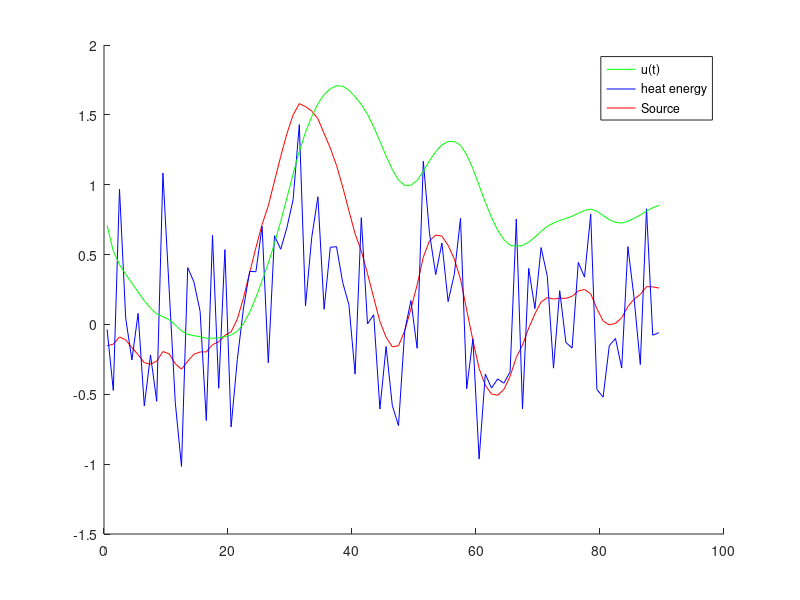

The MATLAB source for this figure:
function [u,r]= TestBemHeatEq_optimized(sigIn)
% Solve the inveerse heat equation with an unknown source
% u_t(x,t) = ku_{xx}(x,y) +r(t)*f(x,t)
% with 0<=x<=1, 0<=t<=T
% subject to the boundary conditions u(0,t) = u(1,t)
% and u_x(0,t)+alpha*u(0,t)=0
% and initial condition
% u(x,0) = phi(x) =u0, 0<=x<=1
% In this problem we take f(x,t) =1 for all x and t


% The convention for most matrices is that rows are time, columns are space
alpha    = -1; % for the boundary condition
lambda   = 1.7; % regularization constant (affects smoothness of source solution)
regOrder = 1;  % Tikhonov regularization term order, [0,1,or 2]

if ~exist('sigIn','var')
    N0     = 3;   % space points
    N      = 90; % time points
    % test signal
    sigIn      = (3*cos((1:N) *pi/8)./N+0.5*randn(1,N));% a vector of N points is the integral of the solution over the space
    E          = sigIn;
else
    N0 = 3;        % space points;
    E  = (sigIn);  % int(u(x,t)dx) is a time function of size 1xN
    N  = numel(E); % time points
end
f      = 1*ones(N,N0); % function of N time points over N0 space points
u0     = max(E(1:10))*ones(1,N0); % is the phi function

% Discretize the time and space domain
T      = numel(E);         % max time;
gridT  = (0:(N)).*(T/N);% N+1 points
t      = zeros(1,N);
for tIdx = 1:N
    t(tIdx) = (gridT(tIdx)+gridT(tIdx+1))/2;
end
gridX = (0:(N0))./N0;
x     = zeros(1,N0);
for xIdx = 1:numel(x)
    x(xIdx) = (gridX(xIdx+1)+gridX(xIdx))/2;
end

% Determine the boundary and initial functions
% u(0,t) = h0j
h0j = zeros(N,1);
% u(1,t) = h1j
h1j = zeros(N,1);
% du/dn(0,t) = q0j
q0j = zeros(N,1);
%du/dn(1,t) = q1j
q1j = zeros(N,1);

%===========================
% Calculate the matrix for the Acoeff,Bcoeff, BStar, D, C to be used later
% for A,B,C,D

% the spatial domain for the calculation is the [0, x, 1]
% xPoints   = [0, x, 1]; % add boundary points to the intermidiate ones
% Nx        = numel(xPoints);
% aCoeffMat0 = zeros(N,Nx);
% aCoeffMat1 = zeros(N,Nx);
% bCoeffMat0 = zeros(N,Nx);
% bCoeffMat1 = zeros(N,Nx);
% for j=1:numel(xPoints)
%     for i=1:N
%         aCoeffMat0(i,j) = Acoeff(0,xPoints(j),t(i),gridT(i:i+1));
%         aCoeffMat1(i,j) = Acoeff(1,xPoints(j),t(i),gridT(i:i+1));
%         bCoeffMat0(i,j) = Bcoeff(0,xPoints(j),t(i),gridT(i:i+1));
%         bCoeffMat1(i,j) = Bcoeff(1,xPoints(j),t(i),gridT(i:i+1));
%     end
% end


% Calculate the Boundary Elements

% Calculate A and B, B*, and D
A      = zeros(2*N,2*N);
B      = zeros(2*N,2*N);
Bstar  = zeros(2*N,2*N);
D      = zeros(2*N,N);
for j = 1:N % time
    for i = 1:N % time
        deltaij = double(i==j);
%         A(2*i-1:2*i,2*j-1:2*j) = [aCoeffMat0(1,i), aCoeffMat1(1,i);...
%                                   aCoeffMat0(end,i), aCoeffMat1(end,i)];
        A(2*i-1:2*i,2*j-1:2*j) = [Acoeff(0,j,0,t(i),gridT), Acoeff(1,j,0,t(i),gridT);...
                                  Acoeff(0,j,1,t(i),gridT), Acoeff(1,j,1,t(i),gridT)];
        % temp terms
        b1j0i = Bcoeff(1,j,0,t(i),gridT);
        b1j1i = Bcoeff(1,j,1,t(i),gridT);
        
        B(2*i-1:2*i,2*j-1:2*j) = [Bcoeff(0,j,0,t(i),gridT)+0.5*deltaij, b1j0i;...
                                  Bcoeff(0,j,1,t(i),gridT), b1j1i+0.5*deltaij];
        
        Bstar(2*i-1:2*i,2*j-1:2*j) = [b1j0i,            -b1j0i;...
            b1j1i+deltaij/2, -b1j1i-0.5*deltaij];
        
        D(2*i-1:2*i,j)=[Dcoeff(x,j,0,t(i),gridT,f(i,:));...
            Dcoeff(x,j,1,t(i),gridT,f(i,:))];
    end
end

% Calculate C
C = zeros(2*N,N0);
for k = 1:N0% space
    for i=1:N% time
        C(2*i-1:2*i,k) = [Ccoeff(k,0,t(i),gridX);
                          Ccoeff(k,1,t(i),gridX)];
    end
end

% Solve the equation
% r =((X'*X+lambda*regTerm)^-1)*X'Y, with r the source and X and Y are to be
% calculated

% Calculate the components of X and Y
s1 = zeros(N,N,N0);
s2 = zeros(N,N0);
for k = 1:N0% space variable
    % components of X
    ax = (Aone(k,x,t,gridT)-(1/alpha)*(Bone(k,x,t,gridT)-BoneStar(k,x,t,gridT)))/...
         (A-(1/alpha)*(B+Bstar));
    s1(:,:,k) = (1/N0).*(-ax*D + Done(k,x,t,gridT,f));
    
    % components of Y
    ay = (Aone(k,x,t,gridT)-(1/alpha)*(Bone(k,x,t,gridT)+BoneStar(k,x,t,gridT)))/...
         (A-(1/alpha)*(B+Bstar));
    s2(:,k) = (1/N0)*(ay*C-Cone(x,gridX,t))*u0' ;
end

X = sum(s1,3);

Y = E'+sum(s2,2);

regTerm = GetRegularizationTerm(N,regOrder); % get RregTerm= 'R term
% The source solution with regularization coefficient lambda is
r   = ((X')*X+lambda*regTerm)\(X'*Y);

% Calculate the solution u(x,t)
eta     = ones(1,N0);
eta(1)  = 0.5;
eta(N0) = 0.5;
u       = zeros(N,N0);
for j=1:N0    % space index
    for i=1:N % time index
        sTime   = 0;% cumulative sums
        sSpace  = 0;
        
        for stIdx = 1:N % time index
            sTime = sTime+ Acoeff(0,stIdx,x(j),t(i),gridT)*q0j(stIdx) + Acoeff(1,stIdx,x(j),t(i), gridT)*q1j(stIdx)-...
                Bcoeff(0,stIdx,x(j),t(i),gridT)*h0j(stIdx) - Bcoeff(1,stIdx,x(j),t(i), gridT)*h1j(stIdx)+...
                Dcoeff(x,stIdx,x(j),t(i),gridT,f(i,:))*r(stIdx);
        end
        
        for ssIdx = 1:N0 % space index
            sSpace = sSpace +Ccoeff(ssIdx,x(j),t(i),gridT)*u0(ssIdx);
        end
        u(i,j) = (sTime+sSpace)*eta(j);
    end
end

PlotResults(t,sigIn,u,r);

end


function vals = Acoeff(ksi,j,x,t,timePoints)
% evaluate the coefficient A at the  boundary ksi=0 or ksi=1;
% for the index j which describes the time steps timePoints_j, at time t and space
% point x
% timePoints is a vector describing the time descritized domain
if t<=timePoints(j)
    vals=0;
elseif t>timePoints(j) && t<= timePoints(j+1) && x==ksi
    vals = sqrt((t-timePoints(j))/pi);
elseif t>timePoints(j) && t<= timePoints(j+1) && x~=ksi
    z0 = abs(x-ksi)/(2*sqrt(t-timePoints(j)));
    vals = abs(x-ksi)/(2*sqrt(pi)) *(exp(-z0^2)/z0 - sqrt(pi)*(erfc(z0)));
elseif t>timePoints(j+1) && x==ksi
    vals = sqrt((t-timePoints(j))/pi)-sqrt((t-timePoints(j+1))/pi);
elseif t>timePoints(j+1) && x~=ksi
    z0 = abs(x-ksi)/(2*sqrt(t-timePoints(j)));
    z1 = abs(x-ksi)/(2*sqrt(t-timePoints(j+1)));
    vals = abs(x-ksi)/(2*sqrt(pi)) *(exp(-(z0^2))/z0 - exp(-(z1^2))/z1 +sqrt(pi)*(erf(z0)-erf(z1)));
end
end

function vals = Bcoeff(ksi,j,x,t,timePoints)
% evaluate the coefficient B at the  boundary ksi=0 or ksi=1;
% for the index j which describes the time steps timePoints_j, at time t and space
% point x
% timePoints is a vector describing the time descritized domain

if t<=timePoints(j)
    vals = 0;
elseif t>timePoints(j) && t<= timePoints(j+1) && x==ksi
    vals = 0;
elseif t>timePoints(j) && t<= timePoints(j+1) && x~=ksi
    z0   = abs(x-ksi)/(2*sqrt(t-timePoints(j)));
    vals = -(erfc(z0))/2;
elseif t>timePoints(j+1)
    z0   = abs(x-ksi)/(2*sqrt(t-timePoints(j)));
    z1   = abs(x-ksi)/(2*sqrt(t-timePoints(j+1)));
    vals = (erf(z0)-erf(z1))/2;
end
end

function vals = Ccoeff(k,x,t,spacePoints)
% evaluate the coefficient C for index k which describes the discretization
% of the space variable spacePoints in [0 1], at time t
vals = 0.5*(erf((x-spacePoints(k))/(2*sqrt(t)))-erf((x-spacePoints(k+1))/(2*sqrt(t))));
end

function vals = Dcoeff(y,j,x,t,timePoints,f)
% Calculate the integral int_0^1(f(y,t_j)*A_{yj}(x,t)dy) by midpoint
% integration rule
% the spatial integration of all points y at time t_j
a        = zeros(1,numel(y));
vals = 0;
a(1) = Acoeff(y(1),j,x,t,timePoints);
for aIdx = 2:numel(y);
    a(aIdx) = Acoeff(y(aIdx),j,x,t,timePoints);
    vals = vals+ 0.5*(a(aIdx)*f(aIdx)+a(aIdx-1)*f(aIdx-1))*(y(aIdx)-y(aIdx-1));
end
end

function vals = Aone(k,spacePoints,t,timePoints)
% calculate the matrix Aone for a specific space point x_k, for all times
% t_i in A
% points x_k=1:numel(spacePoints)
vals = zeros(numel(t),2*numel(t));
for j = 1:numel(t)
    for i = 1:numel(t)
        vals(j,2*i-1:2*i) =[Acoeff(0,j,spacePoints(k),t(i),timePoints),...
                            Acoeff(1,j,spacePoints(k),t(i),timePoints)];
    end
end

end

function vals = Bone(k,spacePoints,t,timePoints)
% Calculate the matrix Aone for a specific space point x_k, for all times
% t_i in A
% points x_k=1:numel(spacePoints)
vals = zeros(numel(t),2*numel(t));
for j = 1:numel(t)
    for i = 1:numel(t)
        vals(j,2*i-1:2*i) =[Bcoeff(0,j,spacePoints(k),t(i),timePoints),...
                            Bcoeff(1,j,spacePoints(k),t(i),timePoints)];
    end
end
end

function vals = BoneStar(k,spacePoints,t,timePoints)
% Calculate the matrix Aone for a specific space point x_k, for all times
% t_i in A
% points x_k=1:numel(spacePoints)
vals = zeros(numel(t),2*numel(t));
for j = 1:numel(t)
    for i = 1:numel(t)
        vals(j,2*i-1:2*i) =[Bcoeff(1,j,spacePoints(k),t(i),timePoints),...
                           -Bcoeff(1,j,spacePoints(k),t(i),timePoints)];
    end
end

end

function vals = Cone(x,spacePoints,t)
% calculate the matrix Cone for a specific space point x_k, for all times
% t_i in A
% points x_k=1:numel(spacePoints)
vals = zeros(numel(t),numel(x));
for l = 1:numel(x)
    for i=1:numel(t)
        vals(l,:) =Ccoeff(l,x,t(i),spacePoints);
    end
end

end

function vals = Done(k,spacePoints,t,timePoints,f)
vals = zeros(numel(t), numel(t));
for j=1:numel(t)
    for i=1:numel(t)
        vals(j,i) = Dcoeff(spacePoints,j,spacePoints(k),t(i),timePoints,f(i,:));
    end
end

end

function regTerm = GetRegularizationTerm(N,order)
% Get regularization term of order = [0,1, or 2]
if order==0
    regTerm = eye(N);
elseif order==1
    regTerm      = 2*eye(N);
    regTerm      = regTerm-diag(ones(1,N-1),-1)-diag(ones(1,N-1),1);
    regTerm(1,1) = 1;
    regTerm(N,N) = 1;
elseif order==2
    regTerm = zeros(N);
    regTerm = regTerm-4*diag(ones(1,N-1),-1)-4*diag(ones(1,N-1),1);
    regTerm = regTerm +diag(ones(1,N-2),-2)+diag(ones(1,N-2),2);
    regTerm(1,2) = -2; regTerm(2,1) = -2;
    regTerm(N,N-1) = -2; regTerm(N-1,N) = -2;
    
    regTerm=regTerm- diag(sum(regTerm,2));
else
    error('order not supported')
end
end

function PlotResults(t,sigIn,u,r)
% plot the input signal as a function of time, the solution u(x,t) and the
% source solution r(t)

fig = figure;
ax = axes('Parent',fig,'nextPlot','Add');
line('XData',t,'YData',r,'DisplayName','Source','Color','r','Parent',ax);
line('XData',t,'YData',sigIn,'DisplayName','heat energy','Color','b','parent',ax);
legend(get(ax,'Children'));
line('XData',t,'YData',u(:,2),'DisplayName','u(t)','Color','g','parent',ax);
legend(get(ax,'Children'));

end